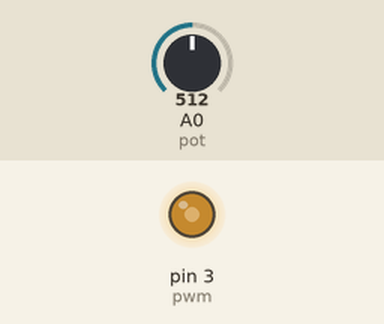
This sketch was run on a simulated Arduino Uno, built with avr-gcc and run on an emulated ATmega328P. Shown: output pins drawn as LEDs (lit = HIGH). The inputs (shaded band) are chosen by the test bench; at power-on: A0 (pot) = 512.

Above: at 1.2 s.
1.3 s: A0 (pot) set to 716
At 2.5 s:
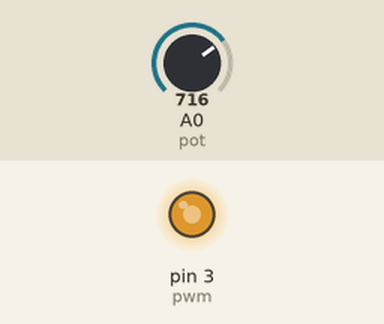
2.8 s: A0 (pot) set to 900
At 3.7 s:
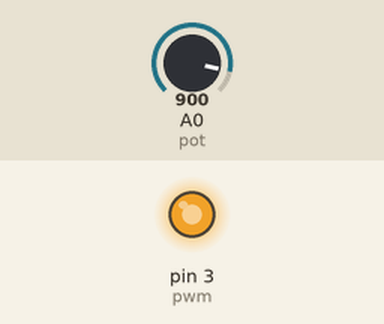
4.3 s: A0 (pot) set to 122
At 4.9 s:
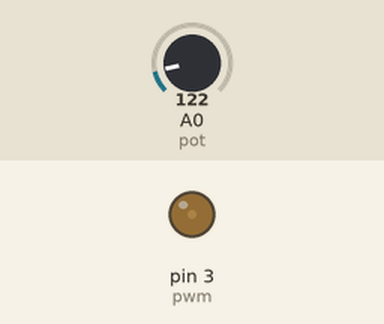
5.8 s: A0 (pot) set to 0
At 7.0 s:
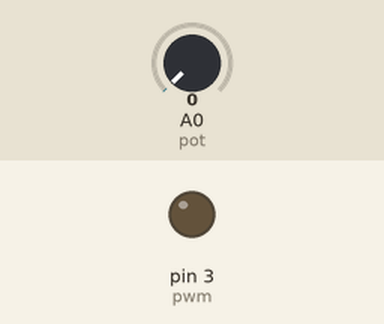
7.3 s: A0 (pot) set to 511
At 8.4 s:
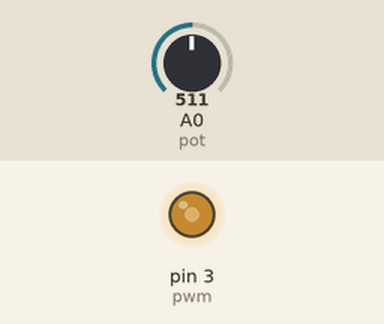
Timing chart, 0 to 9.8 s (numbered marks = the images above; inputs shaded):
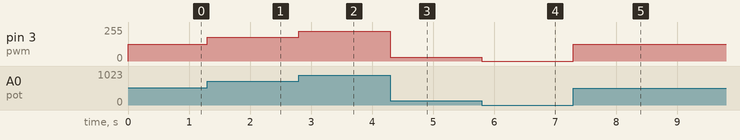

The sketch:

buck_converter.ino
```cpp
int pot =A0;
int feedback=A1;
int pwm =3;
int duty=0;

void setup() {


TCCR2B = TCCR2B & B11111000 | B00000001; // for PWM frequency of 31372.55 Hz
pinMode(pwm,OUTPUT);
pinMode(pot,INPUT);
Serial.begin(9600);

// put your setup code here, to run once:

}

void loop() {
  int voltage = analogRead(pot);
  int volt= map(voltage,0,1023,0,255);


  analogWrite(pwm,volt);

// put your main code here, to run repeatedly:


}
```

Measured:
- after the input at 1.3 s, pin 3 (pwm): 127/255 → 178/255 at once
- after the input at 2.8 s, pin 3 (pwm): 178/255 → 224/255 at once
- after the input at 4.3 s, pin 3 (pwm): 224/255 → 30/255 at once
- after the input at 5.8 s, pin 3 (pwm): 30/255 → 0/255 at once
- after the input at 7.3 s, pin 3 (pwm): 0/255 → 127/255 at once
